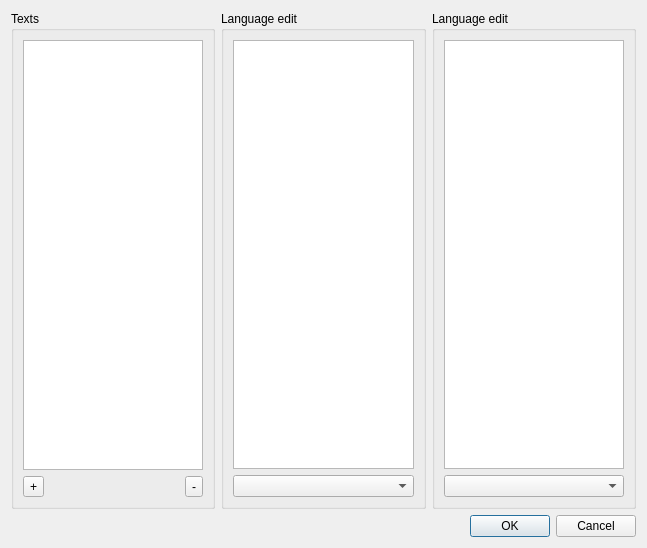
<?xml version="1.0" encoding="UTF-8"?>
<ui version="4.0">
 <class>EditTextDialog</class>
 <widget class="QDialog" name="EditTextDialog">
  <property name="geometry">
   <rect>
    <x>0</x>
    <y>0</y>
    <width>647</width>
    <height>548</height>
   </rect>
  </property>
  <property name="windowTitle">
   <string>Dialog</string>
  </property>
  <layout class="QVBoxLayout" name="verticalLayout">
   <item>
    <layout class="QHBoxLayout" name="horizontalLayout">
     <item>
      <widget class="QGroupBox" name="groupBox">
       <property name="title">
        <string>Texts</string>
       </property>
       <layout class="QVBoxLayout" name="verticalLayout_2">
        <item>
         <widget class="QListWidget" name="textsListWidget"/>
        </item>
        <item>
         <layout class="QHBoxLayout" name="horizontalLayout_2">
          <item>
           <widget class="QToolButton" name="addText">
            <property name="text">
             <string>+</string>
            </property>
           </widget>
          </item>
          <item>
           <spacer name="horizontalSpacer">
            <property name="orientation">
             <enum>Qt::Horizontal</enum>
            </property>
            <property name="sizeHint" stdset="0">
             <size>
              <width>40</width>
              <height>20</height>
             </size>
            </property>
           </spacer>
          </item>
          <item>
           <widget class="QToolButton" name="removeText">
            <property name="text">
             <string>-</string>
            </property>
           </widget>
          </item>
         </layout>
        </item>
       </layout>
      </widget>
     </item>
     <item>
      <widget class="QGroupBox" name="groupBox_2">
       <property name="title">
        <string>Language edit</string>
       </property>
       <layout class="QVBoxLayout" name="verticalLayout_3">
        <item>
         <widget class="QPlainTextEdit" name="plainTextEdit"/>
        </item>
        <item>
         <widget class="QComboBox" name="languageSelect1ComboBox"/>
        </item>
       </layout>
      </widget>
     </item>
     <item>
      <widget class="QGroupBox" name="groupBox_3">
       <property name="title">
        <string>Language edit</string>
       </property>
       <layout class="QVBoxLayout" name="verticalLayout_4">
        <item>
         <widget class="QPlainTextEdit" name="plainTextEdit_2"/>
        </item>
        <item>
         <widget class="QComboBox" name="languageSelect2ComboBox"/>
        </item>
       </layout>
      </widget>
     </item>
    </layout>
   </item>
   <item>
    <widget class="QDialogButtonBox" name="buttonBox">
     <property name="orientation">
      <enum>Qt::Horizontal</enum>
     </property>
     <property name="standardButtons">
      <set>QDialogButtonBox::Cancel|QDialogButtonBox::Ok</set>
     </property>
    </widget>
   </item>
  </layout>
 </widget>
 <resources/>
 <connections>
  <connection>
   <sender>buttonBox</sender>
   <signal>accepted()</signal>
   <receiver>EditTextDialog</receiver>
   <slot>accept()</slot>
   <hints>
    <hint type="sourcelabel">
     <x>248</x>
     <y>254</y>
    </hint>
    <hint type="destinationlabel">
     <x>157</x>
     <y>274</y>
    </hint>
   </hints>
  </connection>
  <connection>
   <sender>buttonBox</sender>
   <signal>rejected()</signal>
   <receiver>EditTextDialog</receiver>
   <slot>reject()</slot>
   <hints>
    <hint type="sourcelabel">
     <x>316</x>
     <y>260</y>
    </hint>
    <hint type="destinationlabel">
     <x>286</x>
     <y>274</y>
    </hint>
   </hints>
  </connection>
  <connection>
   <sender>addText</sender>
   <signal>clicked()</signal>
   <receiver>EditTextDialog</receiver>
   <slot>onAddText()</slot>
   <hints>
    <hint type="sourcelabel">
     <x>41</x>
     <y>474</y>
    </hint>
    <hint type="destinationlabel">
     <x>323</x>
     <y>273</y>
    </hint>
   </hints>
  </connection>
  <connection>
   <sender>removeText</sender>
   <signal>clicked()</signal>
   <receiver>EditTextDialog</receiver>
   <slot>onDeleteText()</slot>
   <hints>
    <hint type="sourcelabel">
     <x>193</x>
     <y>474</y>
    </hint>
    <hint type="destinationlabel">
     <x>323</x>
     <y>273</y>
    </hint>
   </hints>
  </connection>
 </connections>
 <slots>
  <slot>onAddText()</slot>
  <slot>onDeleteText()</slot>
 </slots>
</ui>
